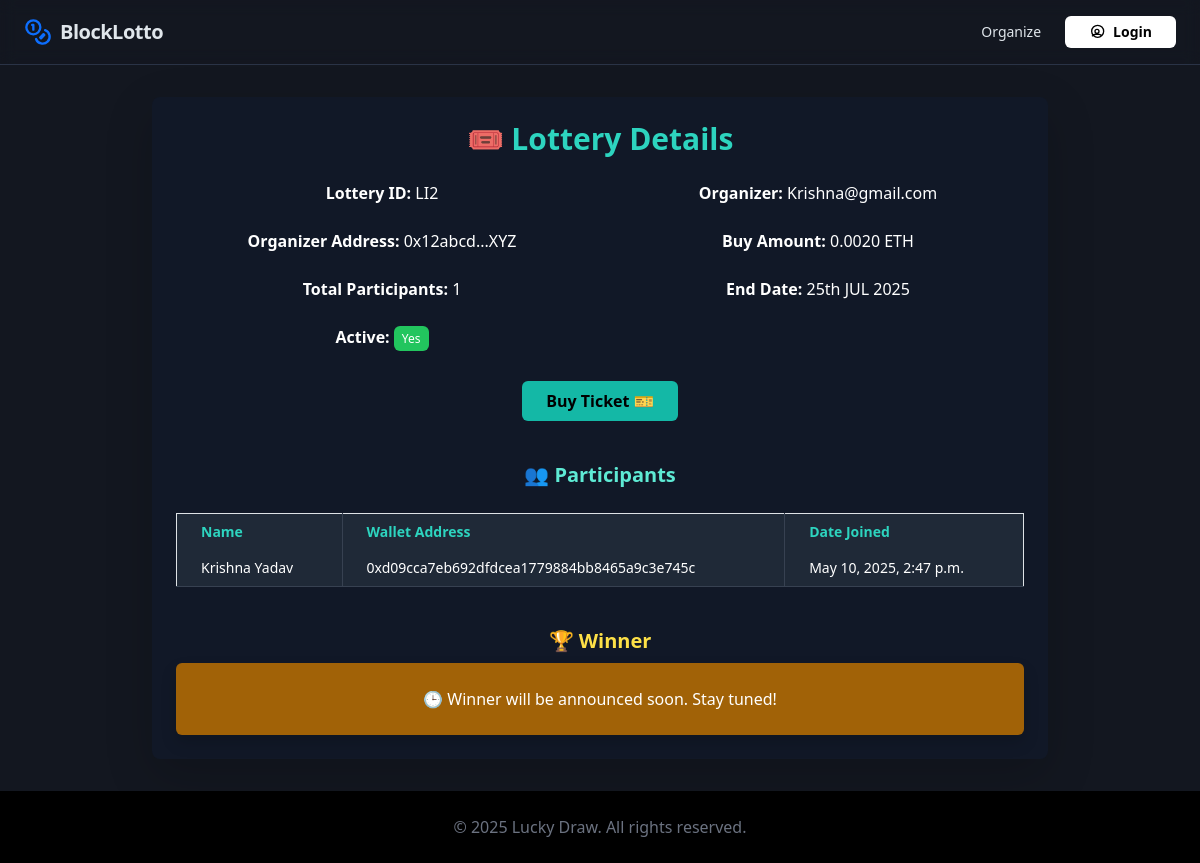
/runninglotteryview/2/, run on the app's committed database.
### lottery_app/models.py (models this page shows, shortened)
class Lottery(models.Model):
    lottery_id = models.AutoField(primary_key=True)
    organizer = models.ForeignKey(User, on_delete=models.CASCADE)
    lottery_name = models.CharField(max_length=100)
    amount = models.DecimalField(max_digits=10, decimal_places=4)
    contract_address = models.CharField(max_length=42, unique=True)
    is_active = models.BooleanField(default=True)
    winner_address = models.CharField(max_length=42, blank=True, null=True)
    created_at = models.DateTimeField(auto_now_add=True)
    is_Deployed =  models.BooleanField(default=False)
    image_field = models.ImageField(upload_to='static/lottery_images/', blank=True, null=True)
    description = models.TextField(blank=True, null=True)

class User(AbstractBaseUser):
    User_id = models.AutoField(primary_key=True)  # Optional, Django adds this by default
    name = models.CharField(max_length=255)
    email = models.EmailField(unique=True)
    date_of_birth = models.DateField()
    phone_number = models.CharField(max_length=15, unique=True)
    address = models.TextField()
    walet_address = models.CharField(max_length=42, unique=True, null=True, blank=True)
    date_joined = models.DateTimeField(default=timezone.now)  # Automatically sets signup date
    is_active = models.BooleanField(default=True)
    is_staff = models.BooleanField(default=False)
    is_superuser = models.BooleanField(default=False)
    objects = UserManager()
    USERNAME_FIELD = 'email'
    REQUIRED_FIELDS = ['phone_number', 'name', 'date_of_birth', 'walet_address']
    def __str__(self):
        return self.email

class Participant(models.Model):
    participant_id = models.AutoField(primary_key=True)
    lottery = models.ForeignKey(Lottery, on_delete=models.CASCADE)
    name = models.CharField(max_length=100)
    age = models.IntegerField()
    mobile_number = models.CharField(max_length=15)
    wallet_address = models.CharField(max_length=42)
    is_winner = models.BooleanField(default=False)
    wining_amount = models.DecimalField(max_digits=10, decimal_places=4, blank=True, null=True)
    lottery_number = models.CharField(max_length=10, blank=True, null=True)
    created_at = models.DateTimeField(auto_now_add=True)

### lottery_app/views.py (the view)
# urls.py: path('runninglotteryview/<int:lottery_id>/', views.runninglotteryview, name='runninglotteryview'),
def runninglotteryview(request,lottery_id):
    lottery = get_object_or_404(Lottery, lottery_id=lottery_id)
    participants = Participant.objects.filter(lottery=lottery)
    return render(request, 'lottery_app/runninglottery.html', {'lottery': lottery, 'participants': participants})

### lottery_app/templates/lottery_app/runninglottery.html (shortened to what this page needs)
{% extends 'lottery_app/basic.html' %}
{% block content %}
<div class="bg-gray-900 text-white p-6 rounded-lg shadow-lg max-w-4xl mx-auto">
    <h2 class="text-3xl font-bold mb-6 text-teal-400">🎟️ Lottery Details</h2>
    <div class="grid grid-cols-1 md:grid-cols-2 gap-4 mb-6">
        <div><b>Lottery ID:</b> LI{{ lottery.lottery_id }}</div>
        <div><b>Organizer:</b> {{ lottery.organizer }}</div>
        <div><b>Organizer Address:</b> 0x12abcd...XYZ</div>
        <div><b>Buy Amount:</b> {{ lottery.amount }} ETH</div>
        <div><b>Total Participants:</b> {{ participants|length }}</div>
        <div><b>End Date:</b> 25th JUL 2025</div>
        <div><b>Active:</b>
            <span class="px-2 py-1 rounded bg-green-500 text-white text-xs">
                {{ lottery.is_active|yesno:"Yes,No" }}
            </span>
        </div>
    </div>
    <a href="{% url 'buy' lottery.lottery_id %}"
       class="bg-teal-500 hover:bg-teal-600 text-black font-bold py-2 px-4 rounded inline-block mt-2">
        Buy Ticket 🎫
    </a>
    <div class="mt-10">
        <h3 class="text-xl font-semibold mb-4 text-teal-300">👥 Participants</h3>
        <div class="overflow-x-auto">
            <table class="w-full text-sm text-left text-white border border-gray-700">
                <thead class="bg-gray-800 text-teal-400">
                    <tr>
                        <th class="px-4 py-2 border-r border-gray-700">Name</th>
                        <th class="px-4 py-2 border-r border-gray-700">Wallet Address</th>
                        <th class="px-4 py-2">Date Joined</th>
                    </tr>
                </thead>
                <tbody>
                    {% for p in participants %}
                    <tr class="bg-gray-800 border-b border-gray-700">
                        <td class="px-4 py-2 border-r border-gray-700">{{ p.name }}</td>
                        <td class="px-4 py-2 border-r border-gray-700">{{ p.wallet_address }}</td>
                        <td class="px-4 py-2">{{ p.created_at }}</td>
                    </tr>
                    {% empty %}
                    <tr>
                        <td colspan="3" class="text-center py-4">No participants yet.</td>
                    </tr>
                    {% endfor %}
                </tbody>
            </table>
        </div>
    </div>
    <div class="mt-10">
        <h3 class="text-xl font-semibold mb-2 text-yellow-300">🏆 Winner</h3>
        {% with winner_found=False %}
        {% if not winner_found %}
            <div class="p-4 bg-yellow-700 text-white rounded shadow">
                🕒 Winner will be announced soon. Stay tuned!
            </div>
        {% endif %}
    {% endwith %}
    </div>
</div>
{% endblock %}

### lottery_app/templates/lottery_app/basic.html (style rules this page uses)
:root { --background: 220 25% 10%; --foreground: 210 20% 90%; --card: 220 25% 15%; --card-foreground: 210 20% 90%; --popover: 220 25% 12%; --popover-foreground: 210 20% 90%; --primary: 180 100% 25%; --primary-foreground: 0 0% 100%; --secondary: 220 20% 25%; --secondary-foreground: 210 15% 75%; --muted: 220 25% 20%; --muted-foreground: 210 15% 60%; --accent: 180 100% 25%; --accent-foreground: 0 0% 100%; --destructive: 0 60% 50%; --destructive-foreground: 0 0% 100%; --border: 220 25% 22%; --input: 220 25% 22%; --ring: 180 100% 35%; --radius: 0.5rem; }
body { background-color: hsl(var(--background)); color: hsl(var(--foreground)); font-family: Arial, Helvetica, sans-serif; }
.bg-background { background-color: hsl(var(--background)); }
.text-foreground { color: hsl(var(--foreground)); }
.rounded-lg { border-radius: var(--radius); }
.shadow-lg { box-shadow: 0 10px 15px -3px rgba(0, 0, 0, 0.1), 0 4px 6px -2px rgba(0, 0, 0, 0.05); }

### data on the page
Lottery: lottery_id "2", organizer "Krishna@gmail.com", amount "0.0020", is_active "Yes"
Participant: name "Krishna Yadav", wallet_address "0xd09cca7eb692dfdcea1779884bb8465a9c3e745c", created_at "May 10, 2025, 2:47 p.m."

### other printed values
{{ participants|length }} "1"
